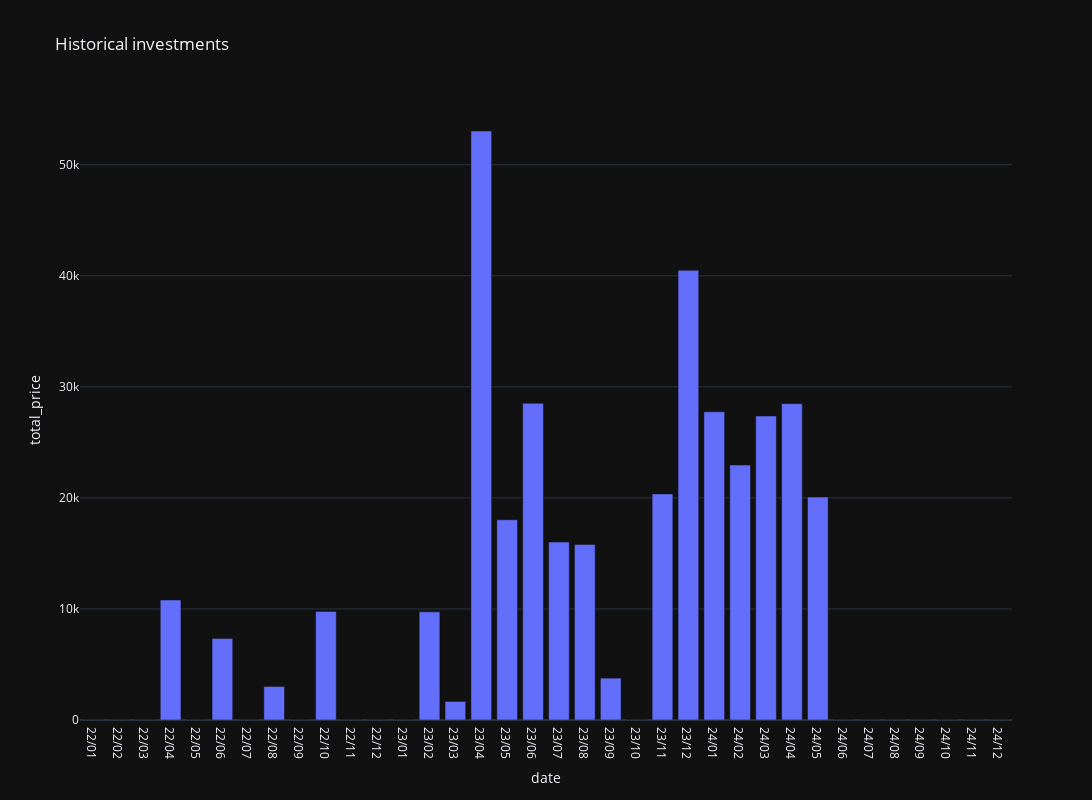

Notebook cell for this chart:
### Code cell
fig = px.bar(
    all_trades_small,
    x="date",
    y="total_price",
    title="Historical investments",
    template="plotly_dark",
    width=1200,
    height=800,
)

# showing the plot
fig.show()

### Figure 1 — Plotly figure (JSON) as saved in the notebook; plotly's stock layout.template omitted (floating-point values rounded to 4 significant figures)
{"data": [{"alignmentgroup": "True", "hovertemplate": "date=%{x}<br>total_price=%{y}<extra></extra>", "legendgroup": "", "marker": {"color": "#636efa", "pattern": {"shape": ""}}, "name": "", "offsetgroup": "", "orientation": "v", "showlegend": false, "textposition": "auto", "type": "bar", "x": ["22/01", "22/02", "22/03", "22/04", "22/05", "22/06", "22/07", "22/08", "22/09", "22/10", "22/11", "22/12", "23/01", "23/02", "23/03", "23/04", "23/05", "23/06", "23/07", "23/08", "23/09", "23/10", "23/11", "23/12", "24/01", "24/02", "24/03", "24/04", "24/05", "24/06", "24/07", "24/08", "24/09", "24/10", "24/11", "24/12"], "xaxis": "x", "y": [0, 0, 0, 10810.0, 0, 7342.0, 0, 3016.0, 0, 9780, 0, 0, 0, 9737, 1670.0, 53040.0, 18030.0, 28520.0, 16020, 15800.0, 3770.0, 0, 20360.0, 40490.0, 27750.0, 22960.0, 27370.0, 28490.0, 20080.0, 0, 0, 0, 0, 0, 0, 0], "yaxis": "y"}], "layout": {"barmode": "relative", "height": 800, "legend": {"tracegroupgap": 0}, "title": {"text": "Historical investments"}, "width": 1200, "xaxis": {"anchor": "y", "domain": [0, 1], "title": {"text": "date"}}, "yaxis": {"anchor": "x", "domain": [0, 1], "title": {"text": "total_price"}}}}
